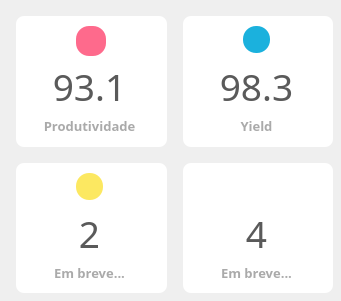
      <widget class="QWidget" name="gridLayoutWidget">
       <property name="geometry">
        <rect>
         <x>0</x>
         <y>0</y>
         <width>341</width>
         <height>301</height>
        </rect>
       </property>
       <layout class="QGridLayout" name="frame_metrics">
        <property name="leftMargin">
         <number>16</number>
        </property>
        <property name="topMargin">
         <number>16</number>
        </property>
        <property name="rightMargin">
         <number>8</number>
        </property>
        <property name="bottomMargin">
         <number>8</number>
        </property>
        <property name="spacing">
         <number>16</number>
        </property>
        <item row="0" column="0">
         <widget class="QWidget" name="container_productivity" native="true">
          <property name="styleSheet">
           <string notr="true">background-color:white;border-radius:8px;</string>
          </property>
          <widget class="QWidget" name="icon_productivity" native="true">
           <property name="geometry">
            <rect>
             <x>60</x>
             <y>10</y>
             <width>30</width>
             <height>30</height>
            </rect>
           </property>
           <property name="styleSheet">
            <string notr="true">image:url(:/Img/productivty);
border-radius:13px;
background-color:#fe6a8c;</string>
           </property>
          </widget>
          <widget class="QLabel" name="lbl_productivity">
           <property name="geometry">
            <rect>
             <x>0</x>
             <y>100</y>
             <width>147</width>
             <height>20</height>
            </rect>
           </property>
           <property name="font">
            <font>
             <family>Inter UI</family>
             <pointsize>10</pointsize>
             <weight>75</weight>
             <bold>true</bold>
            </font>
           </property>
           <property name="styleSheet">
            <string notr="true">color:rgb(170,170,170)</string>
           </property>
           <property name="text">
            <string>Produtividade</string>
           </property>
           <property name="alignment">
            <set>Qt::AlignCenter</set>
           </property>
          </widget>
          <widget class="QLabel" name="lbl_value_productivity">
           <property name="geometry">
            <rect>
             <x>0</x>
             <y>40</y>
             <width>147</width>
             <height>60</height>
            </rect>
           </property>
           <property name="font">
            <font>
             <family>Inter UI</family>
             <pointsize>28</pointsize>
             <weight>50</weight>
             <bold>false</bold>
            </font>
           </property>
           <property name="styleSheet">
            <string notr="true">background-color:transparent;color:rgb(90,90,90)</string>
           </property>
           <property name="text">
            <string>93.1</string>
           </property>
           <property name="alignment">
            <set>Qt::AlignCenter</set>
           </property>
          </widget>
         </widget>
        </item>
        <item row="0" column="1">
         <widget class="QWidget" name="container_yield_metric" native="true">
          <property name="styleSheet">
           <string notr="true">background-color:white;border-radius:8px;</string>
          </property>
          <widget class="QWidget" name="icon_yield" native="true">
           <property name="geometry">
            <rect>
             <x>60</x>
             <y>10</y>
             <width>27</width>
             <height>27</height>
            </rect>
           </property>
           <property name="styleSheet">
            <string notr="true">image:url(:/Img/yield);
border-radius:13px;
background-color: #1bb1dd;</string>
           </property>
          </widget>
          <widget class="QLabel" name="lbl_yield">
           <property name="geometry">
            <rect>
             <x>0</x>
             <y>100</y>
             <width>147</width>
             <height>20</height>
            </rect>
           </property>
           <property name="font">
            <font>
             <family>Inter UI</family>
             <pointsize>10</pointsize>
             <weight>75</weight>
             <bold>true</bold>
            </font>
           </property>
           <property name="styleSheet">
            <string notr="true">color:rgb(170,170,170)</string>
           </property>
           <property name="text">
            <string>Yield</string>
           </property>
           <property name="alignment">
            <set>Qt::AlignCenter</set>
           </property>
          </widget>
          <widget class="QLabel" name="lbl_value_yield">
           <property name="geometry">
            <rect>
             <x>0</x>
             <y>40</y>
             <width>147</width>
             <height>60</height>
            </rect>
           </property>
           <property name="font">
            <font>
             <family>Inter UI</family>
             <pointsize>28</pointsize>
             <weight>50</weight>
             <bold>false</bold>
            </font>
           </property>
           <property name="styleSheet">
            <string notr="true">background-color:transparent;color:rgb(90,90,90)</string>
           </property>
           <property name="text">
            <string>98.3</string>
           </property>
           <property name="alignment">
            <set>Qt::AlignCenter</set>
           </property>
          </widget>
         </widget>
        </item>
        <item row="1" column="1">
         <widget class="QWidget" name="container_*******coins" native="true">
          <property name="styleSheet">
           <string notr="true">background-color:white;border-radius:8px;</string>
          </property>
          <widget class="QWidget" name="icon_*******coins" native="true">
           <property name="geometry">
            <rect>
             <x>60</x>
             <y>10</y>
             <width>27</width>
             <height>27</height>
            </rect>
           </property>
           <property name="styleSheet">
            <string notr="true">image: url(:/Img/*******coins);
border-radius:13px;
background-color: #70c7aa;</string>
           </property>
          </widget>
          <widget class="QLabel" name="lbl_*******coins">
           <property name="geometry">
            <rect>
             <x>0</x>
             <y>100</y>
             <width>147</width>
             <height>20</height>
            </rect>
           </property>
           <property name="font">
            <font>
             <family>Inter UI</family>
             <pointsize>10</pointsize>
             <weight>75</weight>
             <bold>true</bold>
            </font>
           </property>
           <property name="styleSheet">
            <string notr="true">color:rgb(170,170,170)</string>
           </property>
           <property name="text">
            <string>Em breve...</string>
           </property>
           <property name="alignment">
            <set>Qt::AlignCenter</set>
           </property>
          </widget>
          <widget class="QLabel" name="lbl_value_*******coins">
           <property name="geometry">
            <rect>
             <x>0</x>
             <y>40</y>
             <width>147</width>
             <height>60</height>
            </rect>
           </property>
           <property name="font">
            <font>
             <family>Inter UI</family>
             <pointsize>28</pointsize>
             <weight>50</weight>
             <bold>false</bold>
            </font>
           </property>
           <property name="styleSheet">
            <string notr="true">background-color:transparent;color:rgb(90,90,90)</string>
           </property>
           <property name="text">
            <string>4</string>
           </property>
           <property name="alignment">
            <set>Qt::AlignCenter</set>
           </property>
          </widget>
         </widget>
        </item>
        <item row="1" column="0">
         <widget class="QWidget" name="container_goodideas" native="true">
          <property name="styleSheet">
           <string notr="true">background-color:white;border-radius:8px;</string>
          </property>
          <widget class="QWidget" name="icon_goodideas" native="true">
           <property name="geometry">
            <rect>
             <x>60</x>
             <y>10</y>
             <width>27</width>
             <height>27</height>
            </rect>
           </property>
           <property name="styleSheet">
            <string notr="true">image:url(:/Img/lamp.png);
border-radius:13px;
background-color: #fce861;</string>
           </property>
          </widget>
          <widget class="QLabel" name="lbl_goodideas">
           <property name="geometry">
            <rect>
             <x>0</x>
             <y>100</y>
             <width>147</width>
             <height>20</height>
            </rect>
           </property>
           <property name="font">
            <font>
             <family>Inter UI</family>
             <pointsize>10</pointsize>
             <weight>75</weight>
             <bold>true</bold>
            </font>
           </property>
           <property name="styleSheet">
            <string notr="true">color:rgb(170,170,170)</string>
           </property>
           <property name="text">
            <string>Em breve...</string>
           </property>
           <property name="alignment">
            <set>Qt::AlignCenter</set>
           </property>
          </widget>
          <widget class="QLabel" name="lbl_value_goodideas">
           <property name="geometry">
            <rect>
             <x>0</x>
             <y>40</y>
             <width>147</width>
             <height>60</height>
            </rect>
           </property>
           <property name="font">
            <font>
             <family>Inter UI</family>
             <pointsize>28</pointsize>
             <weight>50</weight>
             <bold>false</bold>
            </font>
           </property>
           <property name="styleSheet">
            <string notr="true">background-color:transparent;color:rgb(90,90,90)</string>
           </property>
           <property name="text">
            <string>2</string>
           </property>
           <property name="alignment">
            <set>Qt::AlignCenter</set>
           </property>
          </widget>
         </widget>
        </item>
       </layout>
      </widget>
